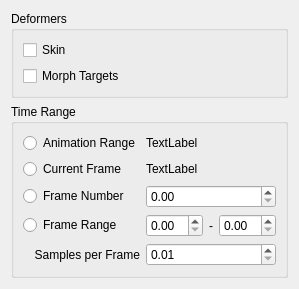
<?xml version="1.0" encoding="UTF-8"?>
<ui version="4.0">
 <class>UsdExportAnimationRollup</class>
 <widget class="QWidget" name="UsdExportAnimationRollup">
  <property name="windowTitle">
   <string>Animation</string>
  </property>
  <layout class="QGridLayout" name="gridLayout">
   <item row="1" column="0">
    <widget class="QGroupBox" name="TimeRangeBox">
     <property name="title">
      <string>Time Range</string>
     </property>
     <layout class="QGridLayout" name="gridLayout_2">
      <item row="2" column="1">
       <widget class="MaxUsd::QmaxUsdDoubleSpinBox" name="FrameNumberDoubleSpinBox"/>
      </item>
      <item row="1" column="1">
       <widget class="QLabel" name="CurrentFrameLabel">
        <property name="text">
         <string>TextLabel</string>
        </property>
       </widget>
      </item>
      <item row="0" column="1">
       <widget class="QLabel" name="AnimationRangeLabel">
        <property name="text">
         <string>TextLabel</string>
        </property>
       </widget>
      </item>
      <item row="4" column="0">
       <widget class="QLabel" name="SamplesPerFrameLabel">
        <property name="text">
         <string>Samples per Frame</string>
        </property>
        <property name="alignment">
         <set>Qt::AlignRight|Qt::AlignTrailing|Qt::AlignVCenter</set>
        </property>
       </widget>
      </item>
      <item row="0" column="0">
       <widget class="QRadioButton" name="AnimationRangeRadioButton">
        <property name="toolTip">
         <string>Select Animation Range to export animation data from the active timeline.</string>
        </property>
        <property name="text">
         <string>Animation Range</string>
        </property>
       </widget>
      </item>
      <item row="1" column="0">
       <widget class="QRadioButton" name="CurrentFrameRadioButton">
        <property name="toolTip">
         <string>Select Current Frame to export animation data from the active frame.</string>
        </property>
        <property name="text">
         <string>Current Frame</string>
        </property>
       </widget>
      </item>
      <item row="2" column="0">
       <widget class="QRadioButton" name="FrameNumberRadioButton">
        <property name="toolTip">
         <string>Select Frame Number to export animation data from the specified frame.</string>
        </property>
        <property name="text">
         <string>Frame Number</string>
        </property>
       </widget>
      </item>
      <item row="3" column="0">
       <widget class="QRadioButton" name="FrameRangeRadioButton">
        <property name="toolTip">
         <string>Select Frame Range to export animation data from the specified start and end frames.</string>
        </property>
        <property name="text">
         <string>Frame Range</string>
        </property>
       </widget>
      </item>
      <item row="4" column="1">
       <widget class="MaxUsd::QmaxUsdDoubleSpinBox" name="SamplePerFrameDoubleSpinBox">
        <property name="toolTip">
         <string>For Animation Range and Frame Range, select the samples per frame to include at export.</string>
        </property>
        <property name="minimum">
         <double>0.010000000000000</double>
        </property>
        <property name="singleStep">
         <double>0.100000000000000</double>
        </property>
       </widget>
      </item>
      <item row="3" column="1">
       <layout class="QHBoxLayout" name="FrameRangeHorizontalLayout" stretch="2,1,2">
        <item>
         <widget class="MaxUsd::QmaxUsdDoubleSpinBox" name="FrameRangeStartDoubleSpinBox"/>
        </item>
        <item>
         <widget class="QLabel" name="FrameRangeSeparatorLabel">
          <property name="text">
           <string>-</string>
          </property>
          <property name="alignment">
           <set>Qt::AlignCenter</set>
          </property>
         </widget>
        </item>
        <item>
         <widget class="MaxUsd::QmaxUsdDoubleSpinBox" name="FrameRangeEndDoubleSpinBox"/>
        </item>
       </layout>
      </item>
     </layout>
    </widget>
   </item>
   <item row="0" column="0">
    <widget class="QGroupBox" name="IncludeGroupBox">
     <property name="title">
      <string>Deformers</string>
     </property>
     <layout class="QVBoxLayout" name="verticalLayout">
      <item>
       <widget class="QCheckBox" name="SkinCheckBox">
        <property name="toolTip">
         <string>If selected, this option encodes skin and skeletons as USDSkel in your USD export.</string>
        </property>
        <property name="text">
         <string>Skin</string>
        </property>
       </widget>
      </item>
      <item>
       <widget class="QCheckBox" name="MorpherCheckBox">
        <property name="toolTip">
         <string>Exports morph targets as USD blend shapes.</string>
        </property>
        <property name="text">
         <string>Morph Targets</string>
        </property>
       </widget>
      </item>
     </layout>
    </widget>
   </item>
  </layout>
 </widget>
 <customwidgets>
  <customwidget>
   <class>MaxSDK::QmaxDoubleSpinBox</class>
   <extends>QDoubleSpinBox</extends>
   <header location="global">Qt/QmaxSpinBox.h</header>
  </customwidget>
  <customwidget>
   <class>MaxUsd::QmaxUsdDoubleSpinBox</class>
   <extends>MaxSDK::QmaxDoubleSpinBox</extends>
   <header location="global">MaxUsd/Widgets/QmaxUsdDoubleSpinBox.h</header>
  </customwidget>
 </customwidgets>
 <resources/>
 <connections/>
</ui>
